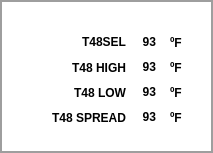
  <widget class="QFrame" name="frAux_3">
   <property name="geometry">
    <rect>
     <x>501</x>
     <y>55</y>
     <width>213</width>
     <height>153</height>
    </rect>
   </property>
   <property name="styleSheet">
    <string notr="true">background-color: rgba(255, 255, 255, 0);
color: rgb(158, 158, 158);
</string>
   </property>
   <property name="frameShape">
    <enum>QFrame::Panel</enum>
   </property>
   <property name="frameShadow">
    <enum>QFrame::Plain</enum>
   </property>
   <property name="lineWidth">
    <number>2</number>
   </property>
   <property name="midLineWidth">
    <number>0</number>
   </property>
   <widget class="QLabel" name="lbTextoT_8">
    <property name="geometry">
     <rect>
      <x>80</x>
      <y>35</y>
      <width>46</width>
      <height>13</height>
     </rect>
    </property>
    <property name="font">
     <font>
      <pointsize>9</pointsize>
      <weight>75</weight>
      <bold>true</bold>
     </font>
    </property>
    <property name="layoutDirection">
     <enum>Qt::LeftToRight</enum>
    </property>
    <property name="styleSheet">
     <string notr="true">background-color: rgba(255, 255, 255, 0);
color: rgb(0, 0, 0);</string>
    </property>
    <property name="text">
     <string>T48SEL</string>
    </property>
    <property name="alignment">
     <set>Qt::AlignRight|Qt::AlignTrailing|Qt::AlignVCenter</set>
    </property>
   </widget>
   <widget class="QLabel" name="label_19">
    <property name="geometry">
     <rect>
      <x>123</x>
      <y>35</y>
      <width>33</width>
      <height>13</height>
     </rect>
    </property>
    <property name="font">
     <font>
      <pointsize>9</pointsize>
      <weight>75</weight>
      <bold>true</bold>
     </font>
    </property>
    <property name="layoutDirection">
     <enum>Qt::RightToLeft</enum>
    </property>
    <property name="styleSheet">
     <string notr="true">background-color: rgba(255, 255, 255, 0);
color: rgb(0, 0, 0);</string>
    </property>
    <property name="text">
     <string>93</string>
    </property>
    <property name="alignment">
     <set>Qt::AlignRight|Qt::AlignTrailing|Qt::AlignVCenter</set>
    </property>
   </widget>
   <widget class="QLabel" name="label_20">
    <property name="geometry">
     <rect>
      <x>170</x>
      <y>35</y>
      <width>21</width>
      <height>16</height>
     </rect>
    </property>
    <property name="font">
     <font>
      <pointsize>9</pointsize>
      <weight>75</weight>
      <bold>true</bold>
     </font>
    </property>
    <property name="styleSheet">
     <string notr="true">background-color: rgba(255, 255, 255, 0);
color: rgb(0, 0, 0);</string>
    </property>
    <property name="text">
     <string>ºF</string>
    </property>
   </widget>
   <widget class="QLabel" name="lbTextoT_9">
    <property name="geometry">
     <rect>
      <x>65</x>
      <y>60</y>
      <width>61</width>
      <height>16</height>
     </rect>
    </property>
    <property name="font">
     <font>
      <pointsize>9</pointsize>
      <weight>75</weight>
      <bold>true</bold>
     </font>
    </property>
    <property name="layoutDirection">
     <enum>Qt::LeftToRight</enum>
    </property>
    <property name="styleSheet">
     <string notr="true">background-color: rgba(255, 255, 255, 0);
color: rgb(0, 0, 0);</string>
    </property>
    <property name="text">
     <string>T48 HIGH</string>
    </property>
    <property name="alignment">
     <set>Qt::AlignRight|Qt::AlignTrailing|Qt::AlignVCenter</set>
    </property>
   </widget>
   <widget class="QLabel" name="label_21">
    <property name="geometry">
     <rect>
      <x>123</x>
      <y>60</y>
      <width>33</width>
      <height>13</height>
     </rect>
    </property>
    <property name="font">
     <font>
      <pointsize>9</pointsize>
      <weight>75</weight>
      <bold>true</bold>
     </font>
    </property>
    <property name="layoutDirection">
     <enum>Qt::RightToLeft</enum>
    </property>
    <property name="styleSheet">
     <string notr="true">background-color: rgba(255, 255, 255, 0);
color: rgb(0, 0, 0);</string>
    </property>
    <property name="text">
     <string>93</string>
    </property>
    <property name="alignment">
     <set>Qt::AlignRight|Qt::AlignTrailing|Qt::AlignVCenter</set>
    </property>
   </widget>
   <widget class="QLabel" name="label_22">
    <property name="geometry">
     <rect>
      <x>170</x>
      <y>60</y>
      <width>21</width>
      <height>16</height>
     </rect>
    </property>
    <property name="font">
     <font>
      <pointsize>9</pointsize>
      <weight>75</weight>
      <bold>true</bold>
     </font>
    </property>
    <property name="styleSheet">
     <string notr="true">background-color: rgba(255, 255, 255, 0);
color: rgb(0, 0, 0);</string>
    </property>
    <property name="text">
     <string>ºF</string>
    </property>
   </widget>
   <widget class="QLabel" name="lbTextoT_10">
    <property name="geometry">
     <rect>
      <x>45</x>
      <y>85</y>
      <width>81</width>
      <height>16</height>
     </rect>
    </property>
    <property name="font">
     <font>
      <pointsize>9</pointsize>
      <weight>75</weight>
      <bold>true</bold>
     </font>
    </property>
    <property name="layoutDirection">
     <enum>Qt::LeftToRight</enum>
    </property>
    <property name="styleSheet">
     <string notr="true">background-color: rgba(255, 255, 255, 0);
color: rgb(0, 0, 0);</string>
    </property>
    <property name="text">
     <string>T48 LOW</string>
    </property>
    <property name="alignment">
     <set>Qt::AlignRight|Qt::AlignTrailing|Qt::AlignVCenter</set>
    </property>
   </widget>
   <widget class="QLabel" name="label_23">
    <property name="geometry">
     <rect>
      <x>170</x>
      <y>85</y>
      <width>21</width>
      <height>16</height>
     </rect>
    </property>
    <property name="font">
     <font>
      <pointsize>9</pointsize>
      <weight>75</weight>
      <bold>true</bold>
     </font>
    </property>
    <property name="styleSheet">
     <string notr="true">background-color: rgba(255, 255, 255, 0);
color: rgb(0, 0, 0);</string>
    </property>
    <property name="text">
     <string>ºF</string>
    </property>
   </widget>
   <widget class="QLabel" name="label_24">
    <property name="geometry">
     <rect>
      <x>123</x>
      <y>85</y>
      <width>33</width>
      <height>13</height>
     </rect>
    </property>
    <property name="font">
     <font>
      <pointsize>9</pointsize>
      <weight>75</weight>
      <bold>true</bold>
     </font>
    </property>
    <property name="layoutDirection">
     <enum>Qt::RightToLeft</enum>
    </property>
    <property name="styleSheet">
     <string notr="true">background-color: rgba(255, 255, 255, 0);
color: rgb(0, 0, 0);</string>
    </property>
    <property name="text">
     <string>93</string>
    </property>
    <property name="alignment">
     <set>Qt::AlignRight|Qt::AlignTrailing|Qt::AlignVCenter</set>
    </property>
   </widget>
   <widget class="QLabel" name="lbTextoT_11">
    <property name="geometry">
     <rect>
      <x>45</x>
      <y>110</y>
      <width>81</width>
      <height>16</height>
     </rect>
    </property>
    <property name="font">
     <font>
      <pointsize>9</pointsize>
      <weight>75</weight>
      <bold>true</bold>
     </font>
    </property>
    <property name="layoutDirection">
     <enum>Qt::LeftToRight</enum>
    </property>
    <property name="styleSheet">
     <string notr="true">background-color: rgba(255, 255, 255, 0);
color: rgb(0, 0, 0);</string>
    </property>
    <property name="text">
     <string>T48 SPREAD</string>
    </property>
    <property name="alignment">
     <set>Qt::AlignRight|Qt::AlignTrailing|Qt::AlignVCenter</set>
    </property>
   </widget>
   <widget class="QLabel" name="label_25">
    <property name="geometry">
     <rect>
      <x>170</x>
      <y>110</y>
      <width>21</width>
      <height>16</height>
     </rect>
    </property>
    <property name="font">
     <font>
      <pointsize>9</pointsize>
      <weight>75</weight>
      <bold>true</bold>
     </font>
    </property>
    <property name="styleSheet">
     <string notr="true">background-color: rgba(255, 255, 255, 0);
color: rgb(0, 0, 0);</string>
    </property>
    <property name="text">
     <string>ºF</string>
    </property>
   </widget>
   <widget class="QLabel" name="label_26">
    <property name="geometry">
     <rect>
      <x>123</x>
      <y>110</y>
      <width>33</width>
      <height>13</height>
     </rect>
    </property>
    <property name="font">
     <font>
      <pointsize>9</pointsize>
      <weight>75</weight>
      <bold>true</bold>
     </font>
    </property>
    <property name="layoutDirection">
     <enum>Qt::RightToLeft</enum>
    </property>
    <property name="styleSheet">
     <string notr="true">background-color: rgba(255, 255, 255, 0);
color: rgb(0, 0, 0);</string>
    </property>
    <property name="text">
     <string>93</string>
    </property>
    <property name="alignment">
     <set>Qt::AlignRight|Qt::AlignTrailing|Qt::AlignVCenter</set>
    </property>
   </widget>
  </widget>
